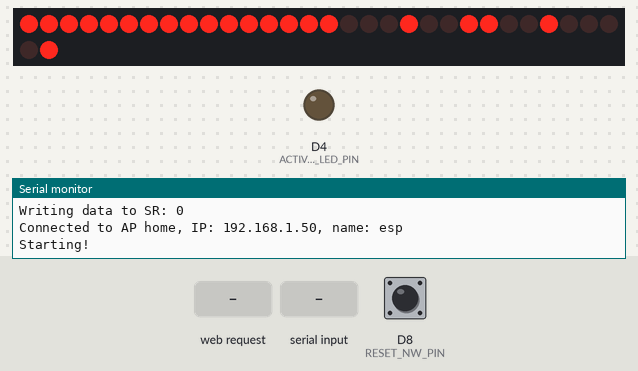
Recording of a program running on a simulated ESP8266 (Wemos D1 mini). Shown: 32 shift-register outputs drawn as a row of LEDs (first output left, lit = HIGH), output pins drawn as LEDs (lit = HIGH), the last lines printed to the serial monitor. Wiring (inferred from the names in the program): 4 × shift register (74HC595): data D1; shift clock D2; latch D3. Wiring (inferred from the signals the program sends): row of LEDs: on Q0, Q1, Q2, Q3, Q4, Q5, Q6, Q7, Q8, Q9, Q10, Q11, Q12, Q13, Q14, Q15, Q16, Q17, Q18, Q19, Q20, Q21, Q22, Q23, Q24, Q25, Q26, Q27, Q28, Q29, Q30, Q31. Dashed ring = blinking. The inputs (shaded band) are chosen by the test bench; at power-on: D8 (RESET_NW_PIN) LOW. WiFi joins after 1.5 s; servers stay silent unless stated; storage starts empty; pins used as bus, display or sensor lines are not drawn.

Above: at 2.8 s.
2.9 s: HTTP request GET /CD received
At 5.0 s:
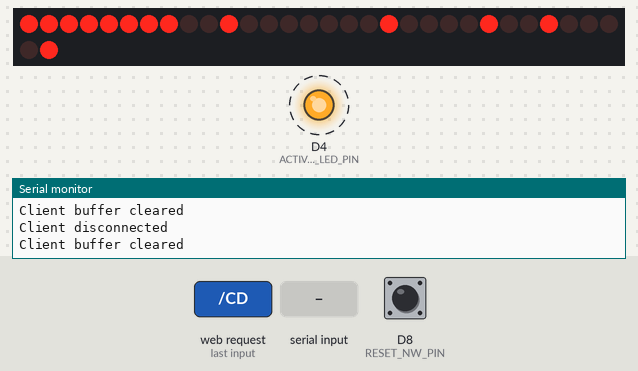
5.9 s: "90,45,200\n" received over Serial
At 7.0 s:
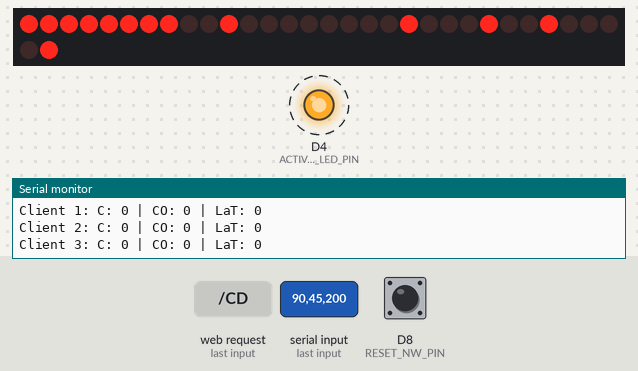
8.9 s: "30,150\n" received over Serial
At 10.5 s:
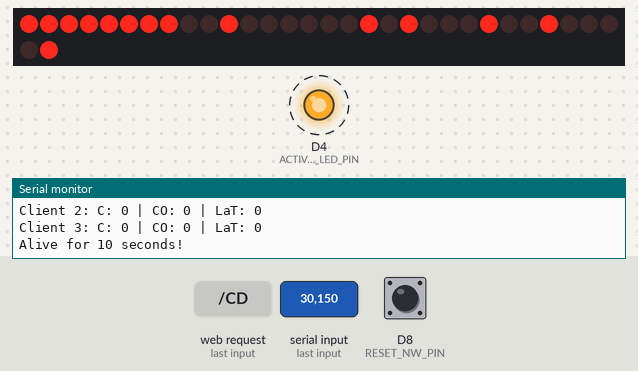
11.9 s: "1\n" received over Serial
At 12.6 s:
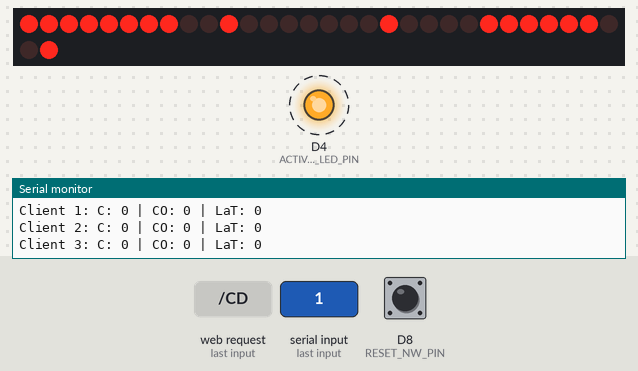
14.9 s: "2\n" received over Serial
At 16.0 s:
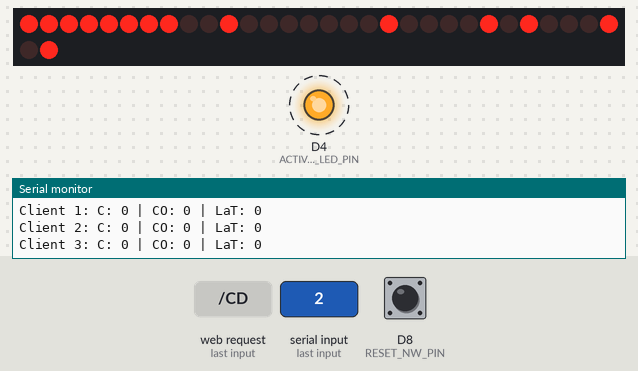
17.7 s: "3\n" received over Serial
At 19.2 s:
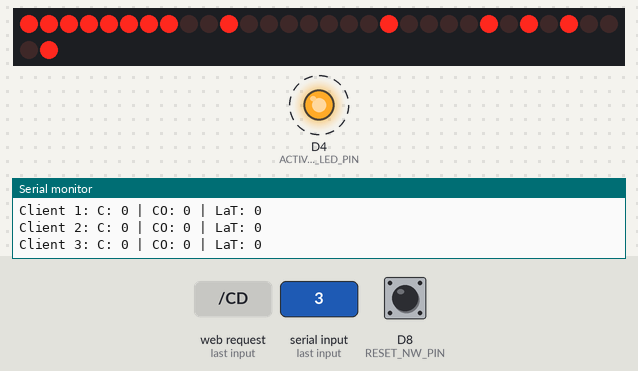
Timing chart, 0 to 21.7 s (numbered marks = the images above; inputs shaded):
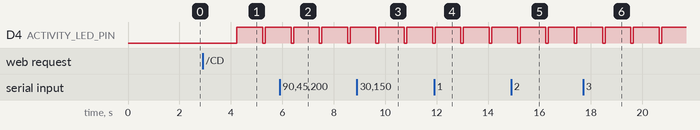

Measured:
- by itself, D4 (ACTIVITY_LED_PIN): alternates HIGH for 1.0 s and LOW for 0.10 s

The program:

main.cpp
```cpp
// (licence header left out)
#include <Arduino.h>
#include <FS.h> //this needs to be first, or it all crashes and burns...
#include <WiFiManager.h>
#include <DNSServer.h>
#include <ESP8266WebServer.h>
#include <NetworkServer.h>
#include <ESP8266WiFi.h>
#include <ESP8266mDNS.h>
#include <ArduinoOTA.h>
#include <math.h>
#include <ArduinoJson.h>

/**************************** Wifi Configuration ****************************/
String strHostname;
wl_status_t PrevWifiState;
WiFiManager wifiMan;

//static IP params
//default custom static IP
char static_ip[16] = "";
char static_gw[16] = "";
char static_sn[16] = "";

//flag for saving data
bool shouldSaveConfig = false;

/**************************** Secure Parameters - Do not publish!!!***********/
//OTA firmware upgrade password - Must match the one in board.txt file
#define OTA_PASSWD "EnterUniquePasswordHere!"

//GPIO declarations FOR 7 segment driver board
//-=-=-=-=-=-=-=-=-=-=-=-=-=-=-=-=-=-=-=-=-=-=-=-=
byte segmentClock = D2;
byte segmentLatch = D3;
byte segmentData = D1;
#define NUM_DIGITS 4

//Configure server which listens for incoming messages
WiFiServer ServerPort23(23);
NetworkServer MessageServer;

//Serial comms stuff
bool bInputStringComplete = false;
String strInputData;

//Countdown timer variables
int iCountDownTimer = 0;
int iCountDownCurrentValue = 0;
unsigned long ulCountDownStartTime = 0;

//Alive ping timer
#define ALIVE_PING_INTERVAL 5000
unsigned long ulLastAlivePing = 0;
unsigned long ulLastLEDOnTime = 0;
byte bLEDState = HIGH;
byte bPrevledState = HIGH;

//Reset NW button pin
#define RESET_NW_PIN D8
#define RESET_NW_PRESS_TIME 3000 //Time to press reset button before NW settings will be cleared
unsigned long ulButtonDepressTime = 0;

//Activity LED
#define ACTIVITY_LED_PIN LED_BUILTIN
unsigned long ulLEDLinkInterval = 1000; //every second
unsigned long ulLEDOnTime = 0;

void ResetNetwork();
void HandleNWResetButton();
void HandleActivityLED();
void HandleWifiConfig();
void StopCountDownTimer();
void StartCountDownTimer(unsigned int iSeconds);
void HandleCountDownTimer();
void serialEvent();
void postNumber(byte number, boolean decimal);
void ShowNumber(long lValue, uint8_t iNumDecimals);
void ClearDisplay();
void saveConfigCallback();

void setup()
{
   Serial.begin(74880);
   Serial.println();
   String realSize = String(ESP.getFlashChipRealSize());
   String ideSize = String(ESP.getFlashChipSize());
   bool flashCorrectlyConfigured = realSize.equals(ideSize);
   if (flashCorrectlyConfigured)
      SPIFFS.begin();
   else
      Serial.println("flash incorrectly configured, SPIFFS cannot start, IDE size: " + ideSize + ", real size: " + realSize);

   Serial.println("Starting setup...");
   //configure IO pins
   pinMode(RESET_NW_PIN, INPUT);
   pinMode(ACTIVITY_LED_PIN, OUTPUT);

   pinMode(segmentClock, OUTPUT);
   pinMode(segmentData, OUTPUT);
   pinMode(segmentLatch, OUTPUT);

   digitalWrite(segmentClock, LOW);
   digitalWrite(segmentData, LOW);
   digitalWrite(segmentLatch, LOW);

   //Clear display
   ClearDisplay();

   //Handle config
   Serial.printf("Starting wifi config\r\n");
   HandleWifiConfig();

   strHostname = WiFi.hostname();
   String strLocalIp = WiFi.localIP().toString();
   uint iLastIpPart = strLocalIp.substring(strLocalIp.lastIndexOf('.') + 1).toInt();
   ShowNumber(iLastIpPart, 0);
   Serial.printf("Connected to AP %s, IP: %s, name: %s\r\n", WiFi.SSID().c_str(), strLocalIp.c_str(), strHostname.c_str());

   ServerPort23.begin();
   MessageServer.init(&ServerPort23);

   //OTA Firmware update stuff
   // Port defaults to 8266
   ArduinoOTA.setPort(8266);

   // Hostname defaults to esp8266-[ChipID]
   //ArduinoOTA.setHostname("myesp8266");

   // No authentication by default
   ArduinoOTA.setPassword((const char *)OTA_PASSWD);

   ArduinoOTA.onStart([]() {
      Serial.printf("Receiving new OTA firmware...\r\n");
   });
   ArduinoOTA.onEnd([]() {
      Serial.printf("New firwmare received, rebooting!\r\n");
   });
   ArduinoOTA.onProgress([](unsigned int progress, unsigned int total) {
      Serial.printf("OTA Progress: %u%%\r", (progress / (total / 100)));
   });
   ArduinoOTA.onError([](ota_error_t error) {
      Serial.printf("OTA Error: %u", error);
   });
   ArduinoOTA.begin();

   Serial.printf("Starting!");
}

void loop()
{
   while (millis() < 3000)
   {
      //Don't do anything first 3 seconds so system can settle down a bit
      return;
   }

   //Call main loops
   serialEvent();
   MessageServer.Loop();
   HandleCountDownTimer();
   HandleActivityLED();
   HandleNWResetButton();
   ArduinoOTA.handle();
   if (MessageServer.Available())
   {
      strInputData = MessageServer.GetOldestData();
      bInputStringComplete = true;
   }

   //Check wifi status
   wl_status_t WifiState = WiFi.status();
   if (WifiState != PrevWifiState)
   {
      Serial.printf("Wifi state changed to: %s!\r\n", (WifiState != WL_CONNECTED ? "Connection lost" : "Connected"));
      if (WifiState == WL_CONNECTED)
      {
         //Show (potentially new) IP on display
         String strLocalIp = WiFi.localIP().toString();
         uint iLastIpPart = strLocalIp.substring(strLocalIp.lastIndexOf('.') + 1).toInt();
         ShowNumber(iLastIpPart, 0);
      }
      PrevWifiState = WifiState;
   }

   if (bInputStringComplete)
   {
      Serial.printf("Received data: %s\r\n", strInputData.c_str());

      if (strInputData.indexOf("CD") > -1)
      {
         //We should start a coundown timer
         unsigned int iRequestedCountDownTime = strInputData.substring(2).toInt();
         StartCountDownTimer(iRequestedCountDownTime);
         Serial.printf("Starting countdown for %i seconds...\r\n", iRequestedCountDownTime);
      }
      else if (strInputData == "CLR")
      {
         ClearDisplay();
         Serial.printf("Clearing display...\r\n");
      }
      else if (strInputData == "RSTNW")
      {
         //Reset network
         ResetNetwork();
      }
      else if (strInputData.toInt() >= -999 && strInputData.toInt() <= 9999)
      {
         StopCountDownTimer();
         ShowNumber(strInputData.toInt(), 2);
         Serial.printf("Showing number: %li ...\r\n", strInputData.toInt());
      }
      else
      {
         //Invalid data received, make logging
         Serial.printf("Invalid data received, don't know what to do with this: %s\r\n", strInputData.c_str());
      }

      //Reset input data for next loop
      bInputStringComplete = false;
      strInputData = "";
   }

   if (millis() - ulLastAlivePing > ALIVE_PING_INTERVAL)
   {
      Serial.printf("Alive for %li seconds!\r\n", millis() / 1000);
      ulLastAlivePing = millis();
   }

   yield(); //Allow background stuff to happen
}

//Clears display so all segments of all digits are OFF
void ClearDisplay()
{
   for (byte x = 0; x < NUM_DIGITS; x++)
   {
      postNumber(' ', false);
   }
   //Latch the current segment data
   digitalWrite(segmentLatch, LOW);
   digitalWrite(segmentLatch, HIGH);
   return;
}

//Displays a number.
void ShowNumber(long lValue, uint8_t iNumDecimals)
{
   byte x = 0;
   bool bNegative = false;
   int8_t iNumDigitsModifier = 0;

   Serial.printf("Got number %lu\r\n", lValue);

   if (lValue < 0)
   {
      //negative value, remember for later (first digit should be sent last)
      bNegative = true;
      iNumDigitsModifier = -1;
      lValue = abs(lValue);
   }
   while (x < (NUM_DIGITS + iNumDigitsModifier))
   {
      int remainder = lValue % 10;
      if (remainder == 0 && lValue == 0 && (x > iNumDecimals))
      {
         //Don't display prefix zeroes
         remainder = ' ';
      }
      Serial.printf("Calling PostNumber with data: %i (lVal: %li, x: %i)\r\n", remainder, lValue, x);
      postNumber(remainder, (x == iNumDecimals && iNumDecimals > 0));

      lValue /= 10;
      x++;
   }
   if (bNegative)
   {
      //Send negative symbol last (=first digit)
      postNumber('-', false);
   }

   //Latch the current segment data
   digitalWrite(segmentLatch, LOW);
   digitalWrite(segmentLatch, HIGH); //Register moves storage register on the rising edge of RCK
}

//Given a number, or '-', shifts it out to the display
void postNumber(byte number, boolean decimal)
{
   //    -  A
   //   / / F/B
   //    -  G
   //   / / E/C
   //    -. D/DP

#define a 1 << 0
#define b 1 << 6
#define c 1 << 5
#define d 1 << 4
#define e 1 << 3
#define f 1 << 1
#define g 1 << 2
#define dp 1 << 7

   byte segments = 0;

   switch (number)
   {
   case 1:
      segments = b | c;
      break;
   case 2:
      segments = a | b | d | e | g;
      break;
   case 3:
      segments = a | b | c | d | g;
      break;
   case 4:
      segments = f | g | b | c;
      break;
   case 5:
      segments = a | f | g | c | d;
      break;
   case 6:
      segments = a | f | g | e | c | d;
      break;
   case 7:
      segments = a | b | c;
      break;
   case 8:
      segments = a | b | c | d | e | f | g;
      break;
   case 9:
      segments = a | b | c | d | f | g;
      break;
   case 0:
      segments = a | b | c | d | e | f;
      break;
   case ' ':
      segments = 0;
      break;
   case 'c':
      segments = g | e | d;
      break;
   case '-':
      segments = g;
      break;
   }

   if (decimal)
      segments |= dp;

   Serial.printf("Writing data to SR: %i\r\n", segments);

   digitalWrite(segmentClock, LOW);
   shiftOut(segmentData, segmentClock, MSBFIRST, segments);
}

void serialEvent()
{
   //Listen on serial port
   Serial.flush();
   while (Serial.available() > 0)
   {
      char cInChar = Serial.read(); // Read a character
      if (cInChar == '\n')          //Check if buffer contains complete serial message, terminated by newline (\n)
      {
         //Serial message in buffer is complete, null terminate it and store it for further handling
         bInputStringComplete = true;
         //strInputData += '\0'; // Null terminate the string
         break;
      }
      strInputData += cInChar; // Store it
   }
}

void HandleCountDownTimer()
{
   if (iCountDownTimer == 0)
   {
      //No timer is set, do nothing
      return;
   }

   //How far are we?
   unsigned int iTimeExpired = (millis() - ulCountDownStartTime) / 1000;
   if ((int)(iCountDownTimer - iTimeExpired) != iCountDownCurrentValue)
   {
      ShowNumber(iCountDownTimer - iTimeExpired, 0);
      iCountDownCurrentValue = iCountDownTimer - iTimeExpired;
   }
   if (iCountDownCurrentValue == 0)
   {
      StopCountDownTimer();
   }
   return;
}

void StartCountDownTimer(unsigned int iSeconds)
{
   ulCountDownStartTime = millis();
   iCountDownTimer = iSeconds;
   iCountDownCurrentValue = iSeconds;
   //Make sure first number of countdown is shown
   ShowNumber(iCountDownTimer, 0);
   return;
}

void StopCountDownTimer()
{
   ulCountDownStartTime = 0;
   iCountDownTimer = 0;
   iCountDownCurrentValue = 0;
   return;
}

void HandleWifiConfig()
{
   //read configuration from FS json
   Serial.println("mounting FS...");

   if (SPIFFS.begin())
   {
      Serial.println("mounted file system");
      if (SPIFFS.exists("/config.json"))
      {
         //file exists, reading and loading
         Serial.println("reading config file");
         File configFile = SPIFFS.open("/config.json", "r");
         if (configFile)
         {
            Serial.println("opened config file");
            size_t size = configFile.size();
            // Allocate a buffer to store contents of the file.
            std::unique_ptr<char[]> buf(new char[size]);

            configFile.readBytes(buf.get(), size);
            DynamicJsonBuffer jsonBuffer;
            JsonObject &json = jsonBuffer.parseObject(buf.get());
            json.printTo(Serial);
            if (json.success())
            {
               Serial.println("\nparsed json");

               if (json["ip"])
               {
                  Serial.println("setting custom ip from config");
                  //static_ip = json["ip"];
                  strcpy(static_ip, json["ip"]);
                  strcpy(static_gw, json["gateway"]);
                  strcpy(static_sn, json["subnet"]);
                  //strcat(static_ip, json["ip"]);
                  //static_gw = json["gateway"];
                  //static_sn = json["subnet"];
                  Serial.println(static_ip);
                  /*            Serial.println("converting ip");
                  IPAddress ip = ipFromCharArray(static_ip);
                  Serial.println(ip);*/
               }
               else
               {
                  Serial.println("no custom ip in config");
               }
            }
            else
            {
               Serial.println("failed to load json config");
            }
         }
      }
   }
   else
   {
      Serial.println("failed to mount FS, formatting...");
      SPIFFS.format();
      ESP.reset();
   }

   //set config save notify callback
   wifiMan.setSaveConfigCallback(saveConfigCallback);

   //set static ip
   IPAddress _ip, _gw, _sn;
   _ip.fromString(static_ip);
   _gw.fromString(static_gw);
   _sn.fromString(static_sn);

   wifiMan.setSTAStaticIPConfig(_ip, _gw, _sn);

   //reset settings - for testing
   //wifiMan.resetSettings();

   //fetches ssid and pass and tries to connect
   //if it does not connect it starts an access point with the specified name
   //here  "AutoConnectAP"
   //and goes into a blocking loop awaiting configuration
   char ssid[20];
   snprintf(ssid, 20, "EJS-DSP-%08X", ESP.getChipId());
   Serial.printf("Starting access point with ssid %s\r\n", ssid);
   if (!wifiMan.autoConnect(ssid))
   {
      Serial.println("failed to connect and hit timeout");
      delay(3000);
      //reset and try again, or maybe put it to deep sleep
      ESP.reset();
   }

   //if you get here you have connected to the WiFi
   Serial.println("connected...yeey :)");

   //save the custom parameters to FS
   if (shouldSaveConfig)
   {
      Serial.println("saving config");
      DynamicJsonBuffer jsonBuffer;
      JsonObject &json = jsonBuffer.createObject();

      json["ip"] = WiFi.localIP().toString();
      json["gateway"] = WiFi.gatewayIP().toString();
      json["subnet"] = WiFi.subnetMask().toString();

      File configFile = SPIFFS.open("/config.json", "w");
      if (!configFile)
      {
         Serial.println("failed to open config file for writing");
      }

      json.prettyPrintTo(Serial);
      json.printTo(configFile);
      configFile.close();
      //end save
   }

   Serial.println("local ip");
   Serial.println(WiFi.localIP());
   Serial.println(WiFi.gatewayIP());
   Serial.println(WiFi.subnetMask());
}

void HandleActivityLED()
{
   if (millis() - ulLastLEDOnTime > (ulLEDLinkInterval + 100))
   {
      //LED should blink
      ulLastLEDOnTime = millis();
      ulLEDOnTime = millis();
   }

   if (millis() > ulLEDOnTime && millis() < (ulLEDOnTime + 100))
   {
      bPrevledState = bLEDState;
      bLEDState = LOW;
   }
   else
   {
      bPrevledState = bLEDState;
      bLEDState = HIGH;
   }

   if (bLEDState != bPrevledState)
   {
      digitalWrite(ACTIVITY_LED_PIN, bLEDState);
   }
}

void HandleNWResetButton()
{
   byte bButtonState = digitalRead(RESET_NW_PIN);
   if (bButtonState == HIGH)
   {
      //Button is being pressed, was this already the case?
      if (ulButtonDepressTime > 0 && millis() - ulButtonDepressTime > RESET_NW_PRESS_TIME)
      {
         //Button was pressed longer than required, trigger NW reset
         ResetNetwork();
      }
      else if (ulButtonDepressTime == 0)
      {
         //Button was pressed for the first time, set depress timestamp
         ulButtonDepressTime = millis();

         //Increase LED blink rate to acknowledge button press
         ulLEDLinkInterval = 200;
      }
   }
   else if (ulButtonDepressTime > 0)
   {
      //Button was pressed but not anymore, reset depress timestamp
      ulButtonDepressTime = 0;

      //Set LED blink rate back to normal operation
      ulLEDLinkInterval = 1000;
   }
}

void ResetNetwork()
{
   //We should clear wifi parameters
   Serial.printf("Received a request to clear network, I will restart with autoconfig AP after this!\r\n");
   digitalWrite(ACTIVITY_LED_PIN, LOW);
   wifiMan.resetSettings();
   ESP.eraseConfig();
   delay(3000);
   ESP.restart();
}

//callback notifying us of the need to save config
void saveConfigCallback()
{
   Serial.println("Should save config");
   shouldSaveConfig = true;
}
```
